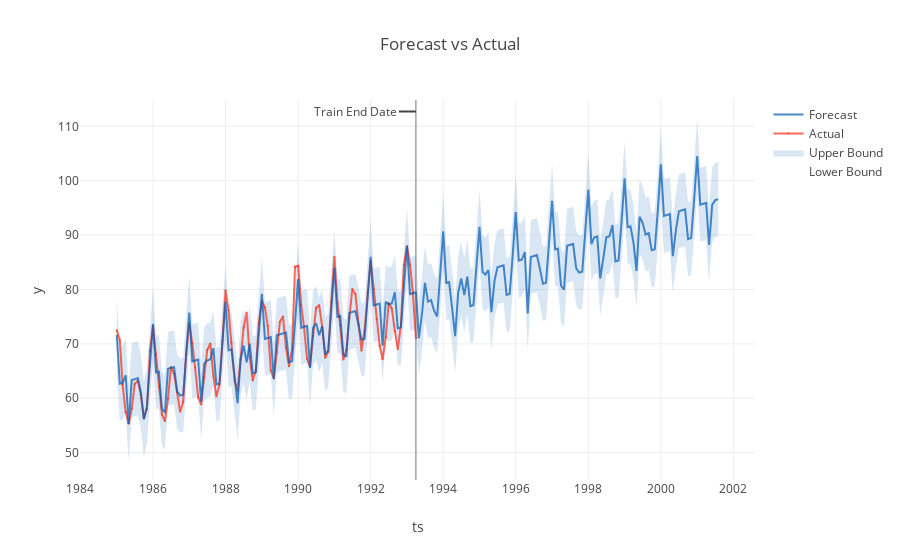

Write notebook code for a chart like this one.
### Markdown cell above
## Forecast
The **forecast** attribute contains the forecasted result. Just as for **backtest**, you can plot the result or see the evaluation metrics.

Let’s plot the forecast (trained on all data):

### Code cell
forecast = result.forecast
fig = forecast.plot()
plotly.io.show(fig)

### Figure 1 — Plotly figure (JSON) as saved in the notebook; plotly's stock layout.template omitted (floating-point values rounded to 4 significant figures; data arrays with more than 128 entries replaced by an {"elided": "..."} marker saying what was removed)
{"data": [{"legendgroup": "interval", "line": {"color": "rgba(0, 90, 181, 0.5)", "width": 0}, "mode": "lines", "name": "Lower Bound", "type": "scatter", "uid": "2d93e2ff-5767-4b95-bc70-502cdadf4eb8", "x": {"elided": "200 str values"}, "y": {"elided": "200 float values"}}, {"fill": "tonexty", "fillcolor": "rgba(0, 90, 181, 0.15)", "legendgroup": "interval", "line": {"color": "rgba(0, 90, 181, 0.5)", "width": 0}, "mode": "lines", "name": "Upper Bound", "type": "scatter", "uid": "07c826fd-2224-4fd4-9b99-f3df462c962d", "x": {"elided": "200 str values"}, "y": {"elided": "200 float values"}}, {"line": {"color": "rgba(250, 43, 20, 0.7)"}, "marker": {"color": "rgba(250, 43, 20, 0.7)", "size": 2}, "mode": "lines+markers", "name": "Actual", "opacity": 1, "type": "scatter", "uid": "301ae11f-0998-4e16-840f-7dcf1969a493", "x": {"elided": "200 str values"}, "y": {"elided": "200 float values"}}, {"line": {"color": "rgba(0, 90, 181, 0.7)", "dash": "solid"}, "name": "Forecast", "type": "scatter", "uid": "2f741c95-fc3f-4764-9f8d-efd1fa28c3fb", "x": {"elided": "200 str values"}, "y": {"elided": "200 float values"}}], "layout": {"annotations": [{"arrowhead": 0, "ax": -60, "ay": 0, "showarrow": true, "text": "Train End Date", "x": "1993-04-01", "xref": "x", "y": 0.97, "yref": "paper"}], "legend": {"traceorder": "reversed"}, "shapes": [{"line": {"color": "rgba(100, 100, 100, 0.9)", "width": 1}, "type": "line", "x0": "1993-04-01", "x1": "1993-04-01", "xref": "x", "y0": 0, "y1": 1, "yref": "paper"}], "showlegend": true, "title": {"text": "Forecast vs Actual"}, "xaxis": {"title": {"text": "ts"}, "type": "date", "range": ["1984-01-02 00:44:58.0924", "2002-07-31 23:15:01.9076"], "autorange": true}, "yaxis": {"title": {"text": "y"}, "type": "linear", "range": [44.98, 114.8], "autorange": true}, "autosize": true}}
